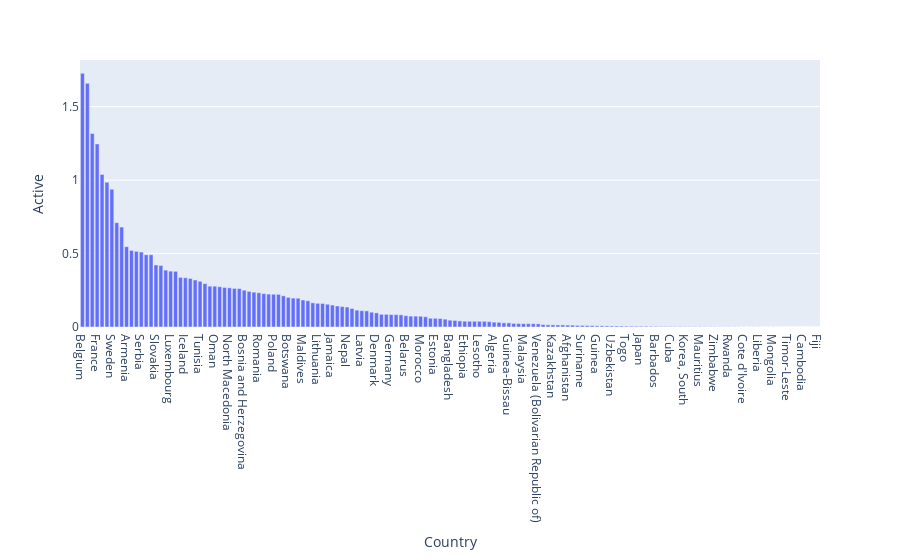

Here is the notebook cell this chart was saved with:
### Code cell
# Distributions
fig = px.bar(kg_df, x = "Country", y ="Active").update_xaxes(categoryorder="total descending")
fig.show()

### Figure 1 — Plotly figure (JSON) as saved in the notebook; plotly's stock layout.template omitted (floating-point values rounded to 4 significant figures; data arrays with more than 128 entries replaced by an {"elided": "..."} marker saying what was removed)
{"data": [{"alignmentgroup": "True", "hovertemplate": "Country=%{x}<br>Active=%{y}<extra></extra>", "legendgroup": "", "marker": {"color": "#636efa"}, "name": "", "offsetgroup": "", "orientation": "v", "showlegend": false, "textposition": "auto", "type": "bar", "x": {"elided": "151 str values"}, "xaxis": "x", "y": {"elided": "151 float values"}, "yaxis": "y"}], "layout": {"barmode": "relative", "legend": {"tracegroupgap": 0}, "margin": {"t": 60}, "xaxis": {"anchor": "y", "categoryorder": "total descending", "domain": [0, 1], "title": {"text": "Country"}}, "yaxis": {"anchor": "x", "domain": [0, 1], "title": {"text": "Active"}}}}
